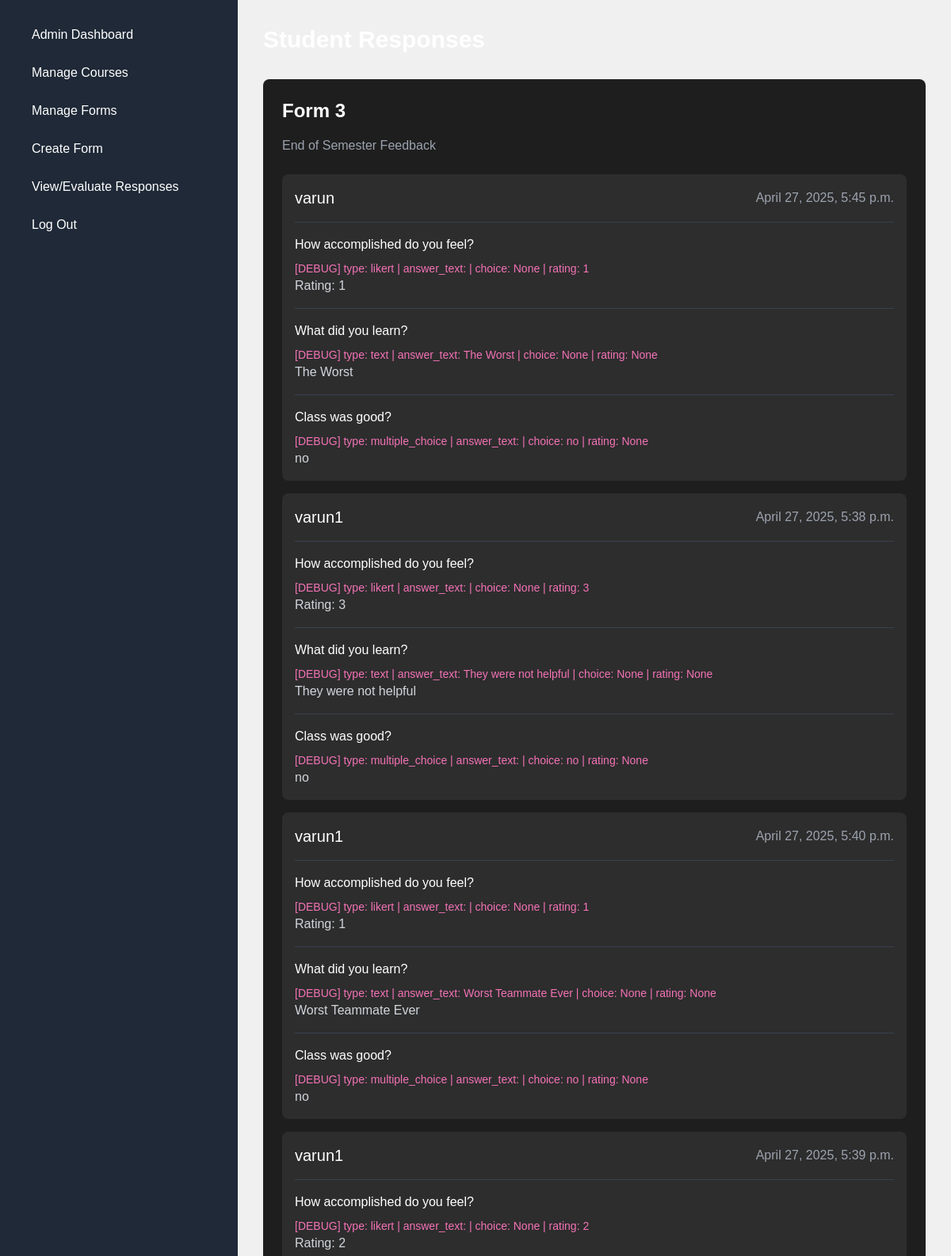
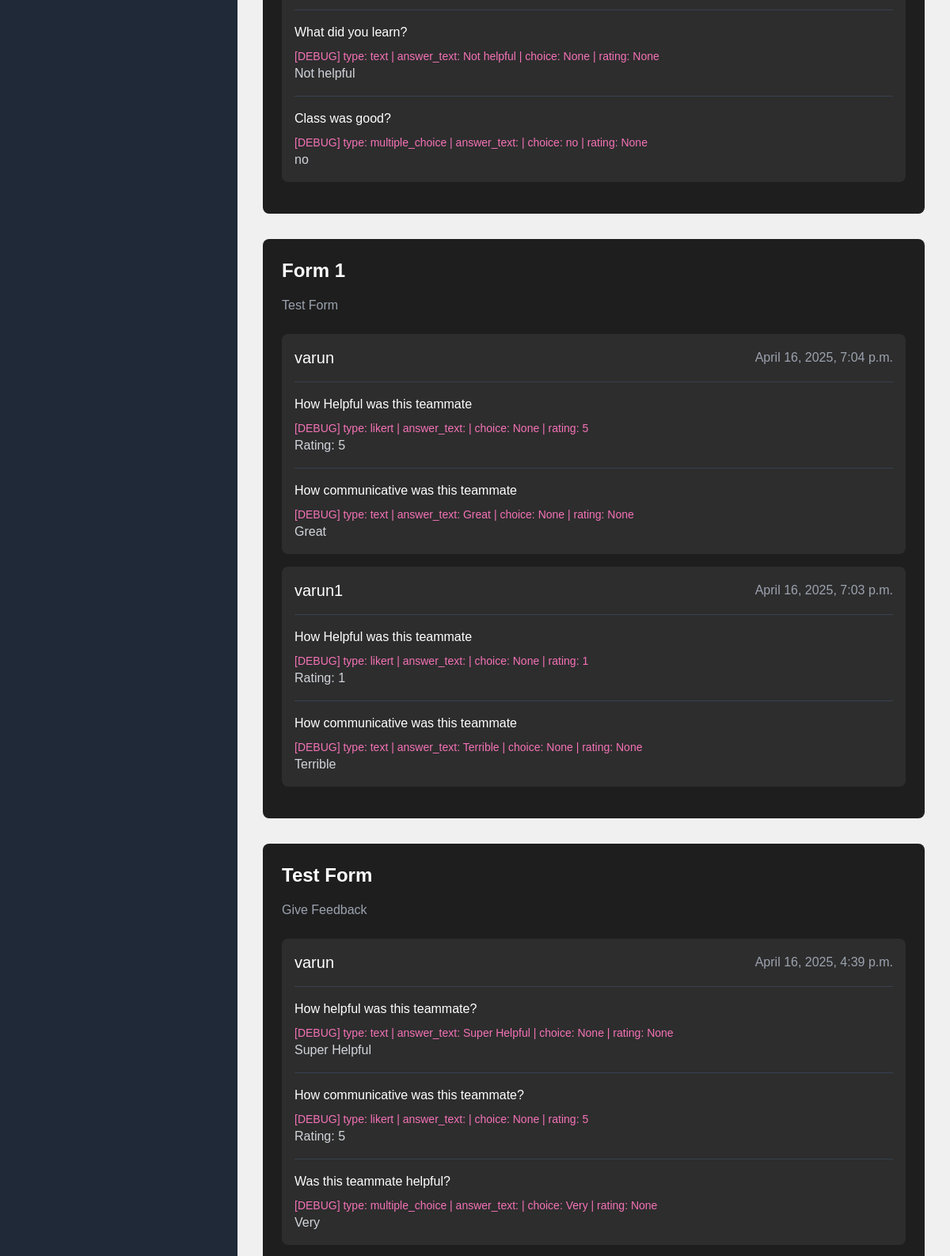
The page /view-responses/ (signed in, upper part) on the database its author committed (2 pictures, top to bottom).
### main/models.py (models this page shows, shortened)
class Form(models.Model):
    title = models.CharField(max_length=200)
    description = models.TextField(blank=True)
    deadline = models.DateTimeField(null=True, blank=True)
    course = models.ForeignKey('courses.Course', on_delete=models.CASCADE, related_name='forms', null=True, blank=True)
    creator = models.ForeignKey(settings.AUTH_USER_MODEL, on_delete=models.CASCADE)
    teams = models.ManyToManyField('courses.Team', related_name='forms', blank=True)
    created_at = models.DateTimeField(auto_now_add=True)
    updated_at = models.DateTimeField(auto_now=True)
    allow_multiple_responses = models.BooleanField(default=False, help_text="Allow each student to submit one response per teammate")

class FormResponse(models.Model):
    form = models.ForeignKey(Form, on_delete=models.CASCADE, related_name='responses')
    student = models.ForeignKey(settings.AUTH_USER_MODEL, on_delete=models.CASCADE, related_name="submitted_responses") # the evaluator
    target_student = models.ForeignKey(settings.AUTH_USER_MODEL, on_delete=models.CASCADE, related_name="received_responses", null=True, blank=True) # the evaluatee
    submitted_at = models.DateTimeField(auto_now_add=True)
    class Meta:
        unique_together = ['form', 'student', 'target_student']

class QuestionResponse(models.Model):
    form_response = models.ForeignKey(FormResponse, on_delete=models.CASCADE, related_name='question_responses')
    question = models.ForeignKey(Question, on_delete=models.CASCADE)
    answer_text = models.TextField(blank=True)
    selected_choice = models.ForeignKey(Choice, on_delete=models.CASCADE, null=True, blank=True)
    rating_value = models.IntegerField(null=True, blank=True)

class Question(models.Model):
    QUESTION_TYPES = [
        ('text', 'Short Answer'),
        ('multiple_choice', 'Multiple Choice'),
        ('likert', 'Likert'),
    ]
    form = models.ForeignKey(Form, on_delete=models.CASCADE, related_name='questions')
    question_text = models.TextField()
    question_type = models.CharField(max_length=20, choices=QUESTION_TYPES)
    required = models.BooleanField(default=True)
    order = models.PositiveIntegerField(default=0)

class Choice(models.Model):
    question = models.ForeignKey(Question, on_delete=models.CASCADE, related_name='choices')
    choice_text = models.CharField(max_length=200)
    def __str__(self):
        return self.choice_text

### users/models.py (models this page shows, shortened)
class CustomUser(AbstractUser):
    ROLE_CHOICES = (
        ('student', 'Student'),
        ('professor', 'Professor'),
    )
    role = models.CharField(max_length=10, choices=ROLE_CHOICES, default='student')
    name = models.CharField(max_length=100)
    student_id = models.CharField(max_length=20, unique=True, null=True, blank=True)
    graduation_year = models.PositiveIntegerField(null=True, blank=True)
    email = models.EmailField(unique=True)
    courses = models.ManyToManyField('courses.Course', related_name='students', blank=True)

### main/views.py (the view)
# urls.py: path('view-responses/', views.view_responses, name='view_responses'),
@login_required
def view_responses(request):
    if request.user.role != 'professor':
        return redirect('main:student_landing')
    forms = Form.objects.filter(creator=request.user).order_by('-created_at')
    form_responses = {}
    for form in forms:
        responses = form.responses.all().select_related('student')
        form_responses[form] = responses
    return render(request, 'main/view_responses.html', {
        'form_responses': form_responses
    })

### main/templates/main/view_responses.html
{% extends 'shared/base.html' %}
{% block content %}
<div class="flex flex-col gap-8 p-8">
    <h1 class="text-3xl font-bold text-white">Student Responses</h1>
    {% if form_responses %}
        {% for form, responses in form_responses.items %}
            <div class="bg-[#1E1E1E] rounded-lg p-6">
                <h2 class="text-2xl font-semibold text-white mb-4">{{ form.title }}</h2>
                <p class="text-gray-400 mb-6">{{ form.description }}</p>
                {% if responses %}
                    {% for response in responses %}
                        <div class="bg-[#2D2D2D] rounded-lg p-4 mb-4">
                            <div class="flex justify-between items-center mb-4">
                                <h3 class="text-xl font-medium text-white">{{ response.student.username }}</h3>
                                <span class="text-gray-400">{{ response.submitted_at|date:"F j, Y, g:i a" }}</span>
                            </div>
                            <div class="space-y-4">
                                {% for question_response in response.question_responses.all %}
                                    <div class="border-t border-gray-700 pt-4">
                                        <p class="text-white font-medium mb-2">{{ question_response.question.question_text }}</p>
                                        <p class="text-pink-400 text-sm">
                                            [DEBUG] type: {{ question_response.question.question_type }} |
                                            answer_text: {{ question_response.answer_text }} |
                                            choice: {{ question_response.selected_choice }} |
                                            rating: {{ question_response.rating_value }}
                                        </p>
                                        {% if question_response.question.question_type == 'text' %}
                                            <p class="text-gray-300">{{ question_response.answer_text }}</p>
                                        {% elif question_response.question.question_type == 'multiple_choice' %}
                                            <p class="text-gray-300">{{ question_response.selected_choice.choice_text }}</p>
                                            {% elif question_response.question.question_type == 'likert' %}
                                            {% if question_response.rating_value %}
                                                <p class="text-gray-300">Rating: {{ question_response.rating_value }}</p>
                                            {% else %}
                                                <span class="text-gray-400">No rating provided.</span>
                                            {% endif %}
                                        {% endif %}
                                    </div>
                                {% endfor %}
                            </div>
                        </div>
                    {% endfor %}
                {% else %}
                    <p class="text-gray-400">No responses yet.</p>
                {% endif %}
            </div>
        {% endfor %}
    {% else %}
        <p class="text-gray-400">No forms created yet.</p>
    {% endif %}
</div>
{% endblock %}

### main/static/main/css/styles.css (style rules this page uses)
body { margin: 0; padding: 0; font-family: "Poppins", sans-serif; }

### shared/templates/shared/base.html (style rules this page uses)
body { background-color: #f0f0f0; font-family: Arial, sans-serif; }

### rows shown on the page
Form: title "Form 3", description "End of Semester Feedback"
FormResponse: student.username "varun", submitted_at "April 27, 2025, 5:45 p.m."
QuestionResponse: question.question_text "How accomplished do you feel?", question.question_type "likert", selected_choice "None", rating_value "1"
QuestionResponse: question.question_text "What did you learn?", question.question_type "text", answer_text "The Worst", selected_choice "None", rating_value "None"
QuestionResponse: question.question_text "Class was good?", question.question_type "multiple_choice", selected_choice "no", rating_value "None", selected_choice.choice_text "no"
FormResponse: student.username "varun1", submitted_at "April 27, 2025, 5:38 p.m."
QuestionResponse: question.question_text "How accomplished do you feel?", question.question_type "likert", selected_choice "None", rating_value "3"
QuestionResponse: question.question_text "What did you learn?", question.question_type "text", answer_text "They were not helpful", selected_choice "None", rating_value "None"
QuestionResponse: question.question_text "Class was good?", question.question_type "multiple_choice", selected_choice "no", rating_value "None", selected_choice.choice_text "no"
FormResponse: student.username "varun1", submitted_at "April 27, 2025, 5:40 p.m."
QuestionResponse: question.question_text "How accomplished do you feel?", question.question_type "likert", selected_choice "None", rating_value "1"
QuestionResponse: question.question_text "What did you learn?", question.question_type "text", answer_text "Worst Teammate Ever", selected_choice "None", rating_value "None"
QuestionResponse: question.question_text "Class was good?", question.question_type "multiple_choice", selected_choice "no", rating_value "None", selected_choice.choice_text "no"
FormResponse: student.username "varun1", submitted_at "April 27, 2025, 5:39 p.m."
QuestionResponse: question.question_text "How accomplished do you feel?", question.question_type "likert", selected_choice "None", rating_value "2"
QuestionResponse: question.question_text "What did you learn?", question.question_type "text", answer_text "Not helpful", selected_choice "None", rating_value "None"
QuestionResponse: question.question_text "Class was good?", question.question_type "multiple_choice", selected_choice "no", rating_value "None", selected_choice.choice_text "no"
Form: title "Form 1", description "Test Form"
FormResponse: student.username "varun", submitted_at "April 16, 2025, 7:04 p.m."
QuestionResponse: question.question_text "How Helpful was this teammate", question.question_type "likert", selected_choice "None", rating_value "5"
QuestionResponse: question.question_text "How communicative was this teammate", question.question_type "text", answer_text "Great", selected_choice "None", rating_value "None"
FormResponse: student.username "varun1", submitted_at "April 16, 2025, 7:03 p.m."
QuestionResponse: question.question_text "How Helpful was this teammate", question.question_type "likert", selected_choice "None", rating_value "1"
QuestionResponse: question.question_text "How communicative was this teammate", question.question_type "text", answer_text "Terrible", selected_choice "None", rating_value "None"
Form: title "Test Form", description "Give Feedback"
FormResponse: student.username "varun", submitted_at "April 16, 2025, 4:39 p.m."
QuestionResponse: question.question_text "How helpful was this teammate?", question.question_type "text", answer_text "Super Helpful", selected_choice "None", rating_value "None"
QuestionResponse: question.question_text "How communicative was this teammate?", question.question_type "likert", selected_choice "None", rating_value "5"
QuestionResponse: question.question_text "Was this teammate helpful?", question.question_type "multiple_choice", selected_choice "Very", rating_value "None", selected_choice.choice_text "Very"
